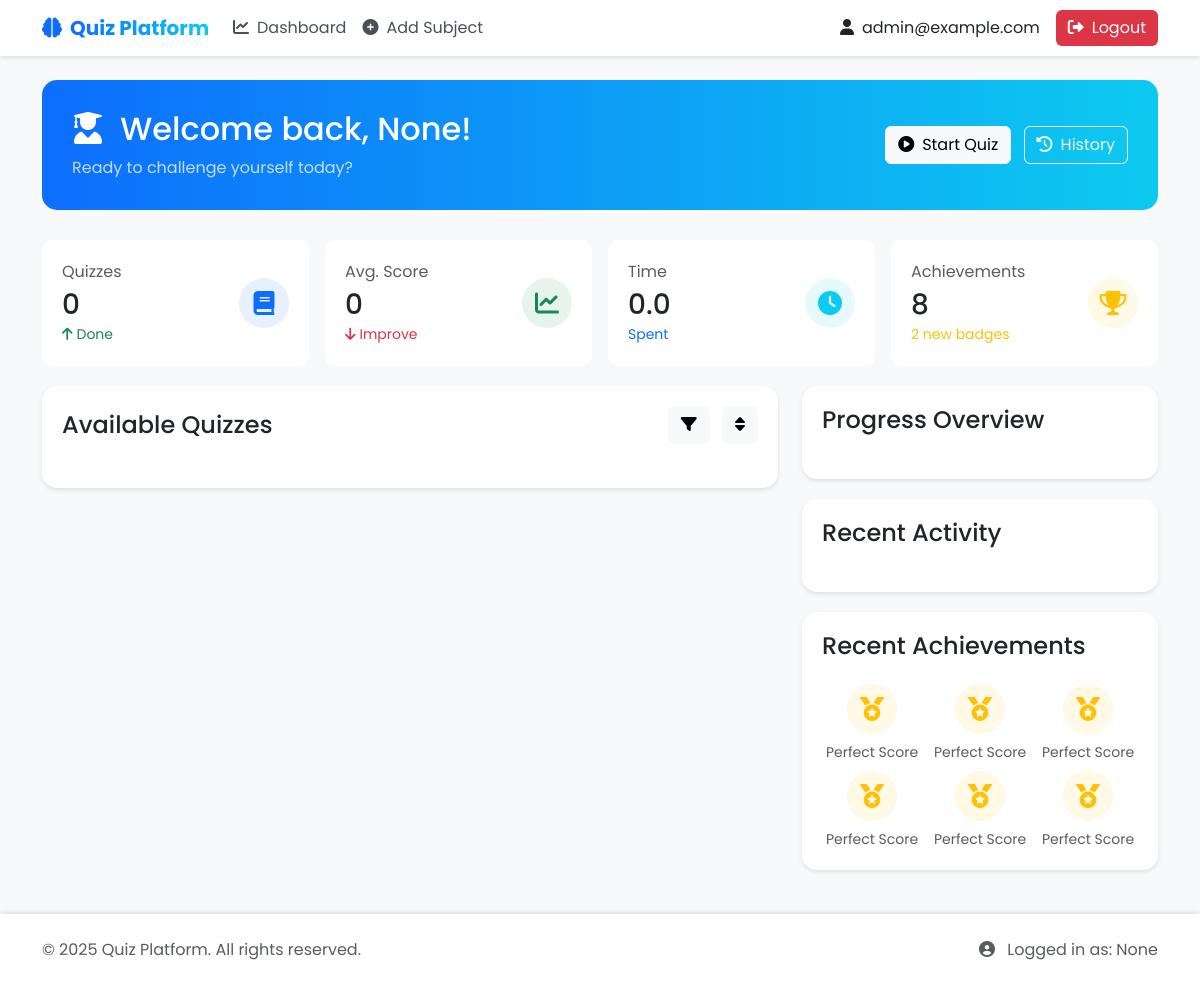
Before: /user/dashboard (signed in) with the older database file.
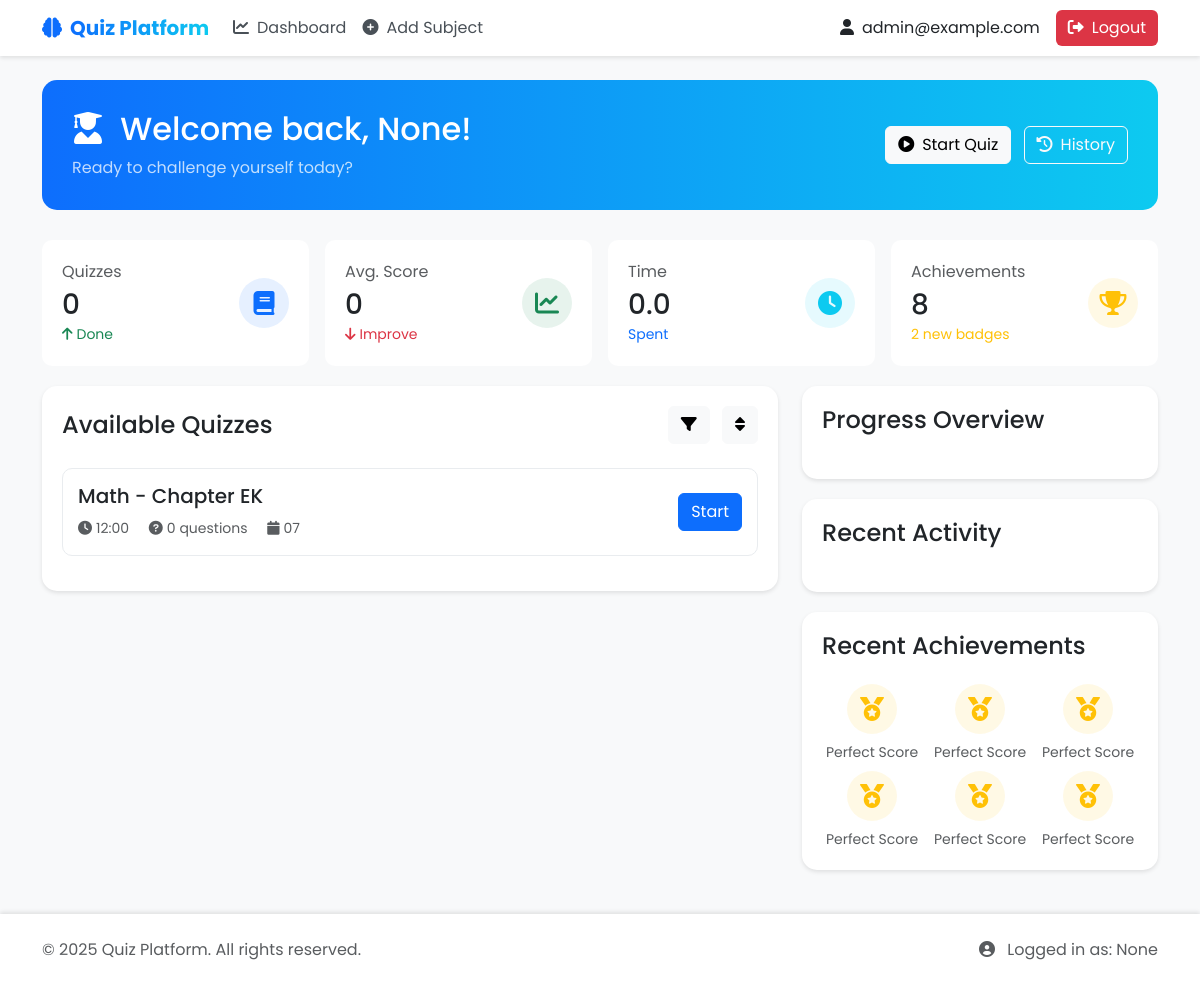
After: the same page with the newer database file.
### models.py (models this page shows)
class User(UserMixin, db.Model):
    id = db.Column(db.Integer, primary_key=True)
    username = db.Column(db.String(100), unique=True, nullable=False)
    password = db.Column(db.String(200), nullable=False)
    full_name = db.Column(db.String(100))
    qualification = db.Column(db.String(100))
    dob = db.Column(db.Date)
    is_admin = db.Column(db.Boolean, default=False)
    scores = db.relationship('Score', backref='user', lazy=True)

class Quiz(db.Model):
    id = db.Column(db.Integer, primary_key=True)
    chapter_id = db.Column(db.Integer, db.ForeignKey('chapter.id'), nullable=False)
    date_of_quiz = db.Column(db.Date)
    time_duration = db.Column(db.String(5))  # HH:MM format
    remarks = db.Column(db.Text)
    questions = db.relationship('Question', backref='quiz', lazy=True, cascade='all, delete-orphan')

class Subject(db.Model):
    id = db.Column(db.Integer, primary_key=True)
    name = db.Column(db.String(100), nullable=False)
    description = db.Column(db.Text)
    chapters = db.relationship('Chapter', backref='subject', lazy=True, cascade='all, delete-orphan')

class Chapter(db.Model):
    id = db.Column(db.Integer, primary_key=True)
    name = db.Column(db.String(100), nullable=False)
    description = db.Column(db.Text)
    subject_id = db.Column(db.Integer, db.ForeignKey('subject.id'), nullable=False)
    quizzes = db.relationship('Quiz', backref='chapter', lazy=True, cascade='all, delete-orphan')

### app.py (the view)
@app.route('/user/dashboard')
@login_required
def user_dashboard():
    total_quizzes = Score.query.filter_by(user_id=current_user.id).count()
    user_scores = Score.query.filter_by(user_id=current_user.id).all()
    if user_scores:
        avg_score = sum([(score.total_scored / score.total_questions) * 100 for score in user_scores]) / len(user_scores)
        avg_score = round(avg_score, 1)
    else:
        avg_score = 0
    thirty_days_ago = datetime.now() - timedelta(days=30)
    recent_quizzes = Score.query.filter(
        Score.user_id == current_user.id,
        Score.timestamp >= thirty_days_ago
    ).all()
    total_time = 0
    for score in recent_quizzes:
        quiz_duration = score.quiz.time_duration
        if quiz_duration:
            hours, minutes = map(int, quiz_duration.split(':'))
            total_time += hours * 60 + minutes
    time_spent = round(total_time / 60, 1)  # Convert to hours
    attempted_quiz_ids = [score.quiz_id for score in current_user.scores]
    available_quizzes = Quiz.query.filter(~Quiz.id.in_(attempted_quiz_ids)).all()
    subject_progress = []
    subjects = Subject.query.all()
    for subject in subjects:
        quiz_ids = []
        for chapter in subject.chapters:
            quiz_ids.extend([quiz.id for quiz in chapter.quizzes])
        subject_scores = Score.query.filter(
            Score.user_id == current_user.id,
            Score.quiz_id.in_(quiz_ids)
        ).all()
        if subject_scores:
            avg = sum([(score.total_scored / score.total_questions) * 100 for score in subject_scores]) / len(subject_scores)
            subject_progress.append({
                'name': subject.name,
                'avg_score': round(avg, 1)
            })
    recent_activity = Score.query\
        .filter_by(user_id=current_user.id)\
        .order_by(Score.timestamp.desc())\
        .limit(4).all()
    return render_template('user_dashboard.html',
        total_quizzes=total_quizzes,
        avg_score=avg_score,
        time_spent=time_spent,
        available_quizzes=available_quizzes,
        subject_progress=subject_progress,
        recent_activity=recent_activity
    )

### app.py (called while the page is built)
@login_manager.user_loader
def load_user(user_id):
    return User.query.get(int(user_id))

@app.before_request
def initialize_database():
    pass

### templates/user_dashboard.html (shortened to what this page needs)
{% extends "base.html" %}
{% block content %}
<div class="welcome-banner">
    <div class="row align-items-center">
        <div class="col-md-8">
            <h2 class="mb-0">
                <i class="fas fa-user-graduate me-2"></i>
                Welcome back, {{ current_user.full_name }}!
            </h2>
            <p class="mb-0 mt-2 opacity-75">Ready to challenge yourself today?</p>
        </div>
        <div class="col-md-4 text-md-end mt-3 mt-md-0">
            <button class="btn btn-light me-2">
                <i class="fas fa-play-circle me-2"></i>Start Quiz
            </button>
            <button class="btn btn-outline-light">
                <i class="fas fa-history me-2"></i>History
            </button>
        </div>
    </div>
</div>
<div class="row row-cols-2 row-cols-md-4 g-3">
    <div class="col">
        <div class="stat-card">
            <div class="d-flex justify-content-between align-items-center">
                <div>
                    <p class="text-muted mb-1">Quizzes</p>
                    <h3 class="mb-0">{{ total_quizzes }}</h3>
                    <small class="text-success">
                        <i class="fas fa-arrow-up me-1"></i>Done
                    </small>
                </div>
                <div class="stat-icon bg-primary bg-opacity-10">
                    <i class="fas fa-book text-primary"></i>
                </div>
            </div>
        </div>
    </div>
    <div class="col">
        <div class="stat-card">
            <div class="d-flex justify-content-between align-items-center">
                <div>
                    <p class="text-muted mb-1">Avg. Score</p>
                    <h3 class="mb-0">{{ avg_score }}</h3>
                    {% if avg_score > 70 %}
                    <small class="text-success">
                        <i class="fas fa-arrow-up me-1"></i>Good Job!
                    </small>
                    {% else %}
                    <small class="text-danger">
                        <i class="fas fa-arrow-down me-1"></i>Improve
                    </small>
                    {% endif %}
                </div>
                <div class="stat-icon bg-success bg-opacity-10">
                    <i class="fas fa-chart-line text-success"></i>
                </div>
            </div>
        </div>
    </div>
    <div class="col">
        <div class="stat-card">
            <div class="d-flex justify-content-between align-items-center">
                <div>
                    <p class="text-muted mb-1">Time</p>
                    <h3 class="mb-0">{{ time_spent }}</h3>
                    <small class="text-primary">Spent</small>
                </div>
                <div class="stat-icon bg-info bg-opacity-10">
                    <i class="fas fa-clock text-info"></i>
                </div>
            </div>
        </div>
    </div>
    <div class="col">
        <div class="stat-card">
            <div class="d-flex justify-content-between align-items-center">
                <div>
                    <p class="text-muted mb-1">Achievements</p>
                    <h3 class="mb-0">8</h3>
                    <small class="text-warning">2 new badges</small>
                </div>
                <div class="stat-icon bg-warning bg-opacity-10">
                    <i class="fas fa-trophy text-warning"></i>
                </div>
            </div>
        </div>
    </div>
</div>
<div class="row">
    <div class="col-lg-8">
        <div class="dashboard-card">
            <div class="d-flex justify-content-between align-items-center mb-4">
                <h4 class="mb-0">Available Quizzes</h4>
                <div>
                    <button class="btn btn-light me-2">
                        <i class="fas fa-filter"></i>
                    </button>
                    <button class="btn btn-light">
                        <i class="fas fa-sort"></i>
                    </button>
                </div>
            </div>
            {% for quiz in available_quizzes %}
            <div class="quiz-card">
                <div class="d-flex justify-content-between align-items-center">
                    <div>
                        <h5 class="mb-2">{{ quiz.chapter.subject.name }} - {{ quiz.chapter.name }}</h5>
                        <div class="text-muted">
                            <small class="me-3">
                                <i class="fas fa-clock me-1"></i>{{ quiz.time_duration }}
                            </small>
                            <small class="me-3">
                                <i class="fas fa-question-circle me-1"></i>{{ quiz.questions|length }} questions
                            </small>
                            <small>
                                <i class="fas fa-calendar me-1"></i>{{ quiz.date_of_quiz.strftime('%d') }}
                            </small>
                        </div>
                    </div>
                    <a href="{{ url_for('take_quiz', quiz_id=quiz.id) }}" class="btn btn-primary">Start</a>
                </div>
            </div>
            {% endfor %}
        </div>
        </div>
    <div class="col-lg-4">
        <div class="dashboard-card">
            <h4 class="mb-4">Progress Overview</h4>
        </div>
        <div class="dashboard-card">
            <h4 class="mb-4">Recent Activity</h4>
        </div>
        <div class="dashboard-card">
            <h4 class="mb-4">Recent Achievements</h4>
            <div class="row g-2">
                {% for i in range(6) %}
                <div class="col-4 text-center">
                    <div class="stat-icon bg-warning bg-opacity-10 mx-auto mb-2">
                        <i class="fas fa-medal text-warning"></i>
                    </div>
                    <small class="text-muted d-block">Perfect Score</small>
                </div>
                {% endfor %}
            </div>
        </div>
    </div>
</div>
{% endblock %}

### templates/base.html (shortened to what this page needs)
<!DOCTYPE html>
<html lang="en">
<head>
    <link href="https://cdn.jsdelivr.net/npm/bootstrap@5.3.0/dist/css/bootstrap.min.css" rel="stylesheet">
    <link rel="stylesheet" href="https://cdnjs.cloudflare.com/ajax/libs/font-awesome/6.0.0/css/all.min.css">
</head>
<body>
    {% if current_user.is_authenticated %}
    <nav class="navbar navbar-expand-lg">
        <div class="container">
            <a class="navbar-brand d-flex align-items-center" href="{{ url_for('home') }}">
                <i class="fas fa-brain text-primary me-2"></i>
                <span class="brand-gradient">Quiz Platform</span>
            </a>
            <div class="collapse navbar-collapse" id="navbarNav">
                <ul class="navbar-nav me-auto">
                    {% if current_user.is_admin %}
                        <li class="nav-item">
                            <a class="nav-link" href="{{ url_for('admin_dashboard') }}">
                                <i class="fas fa-chart-line me-2"></i>Dashboard
                            </a>
                        </li>
                        <li class="nav-item">
                            <a class="nav-link" href="{{ url_for('new_subject') }}">
                                <i class="fas fa-plus-circle me-2"></i>Add Subject
                            </a>
                        </li>
                    {% endif %}
                </ul>
                <div class="d-flex align-items-center">
                    <span class="me-3 d-none d-lg-block">
                        <i class="fas fa-user me-2"></i>{{ current_user.username }}
                    </span>
                    <a href="{{ url_for('logout') }}" class="btn btn-logout">
                        <i class="fas fa-sign-out-alt me-2"></i>Logout
                    </a>
                </div>
            </div>
        </div>
    </nav>
    {% endif %}
    <main class="container py-4">
        {% block content %}{% endblock %}
    </main>
    <footer>
        <div class="container">
            <div class="row align-items-center">
                <div class="col-md-6 text-center text-md-start">
                    <p class="text-muted mb-0">© 2025 Quiz Platform. All rights reserved.</p>
                </div>
                {% if current_user.is_authenticated %}
                    <div class="col-md-6 text-center text-md-end">
                        <span class="text-muted">
                            <i class="fas fa-user-circle me-2"></i>
                            Logged in as: {{ current_user.full_name }}
                        </span>
                    </div>
                {% endif %}
            </div>
        </div>
    </footer>
</body>
</html>

### templates/base.html (style rules this page uses)
body { font-family: 'Poppins', sans-serif; min-height: 100vh; display: flex; flex-direction: column; background-color: #f8f9fa; }
.navbar { box-shadow: 0 2px 4px rgba(0,0,0,0.1); background-color: white; position: sticky; top: 0; z-index: 1000; }
.nav-link { position: relative; color: #495057; transition: color 0.3s ease; }
.nav-link:after { content: ''; position: absolute; width: 0; height: 2px; bottom: -2px; left: 0; background-color: #0d6efd; transition: width 0.3s ease; }
.brand-gradient { background: linear-gradient(to right, #0d6efd, #0dcaf0); background-clip: text; -webkit-background-clip: text; -webkit-text-fill-color: transparent; font-weight: bold; }
.btn-logout { background: linear-gradient(to right, #dc3545, #dc3545); color: white; border: none; transition: all 0.3s ease; }
footer { margin-top: auto; background-color: white; box-shadow: 0 -2px 4px rgba(0,0,0,0.1); padding: 1.5rem 0; }

### templates/user_dashboard.html (style rules this page uses)
.dashboard-card { background: white; border-radius: 15px; box-shadow: 0 2px 4px rgba(0,0,0,0.1); transition: all 0.3s ease; margin-bottom: 20px; padding: 20px; }
.stat-card { background: white; border-radius: 10px; padding: 20px; margin-bottom: 20px; transition: all 0.3s ease; }
.stat-icon { width: 50px; height: 50px; border-radius: 50%; display: flex; align-items: center; justify-content: center; font-size: 1.5rem; }
.welcome-banner { background: linear-gradient(to right, #0d6efd, #0dcaf0); color: white; border-radius: 15px; padding: 30px; margin-bottom: 30px; }
.quiz-card { border: 1px solid #e9ecef; border-radius: 10px; padding: 15px; margin-bottom: 15px; transition: all 0.3s ease; }

Changed rows visible on the page:
added Quiz: chapter.subject.name "Math", chapter.name "Chapter EK", time_duration "12:00", questions|length "0", date_of_quiz "07"
